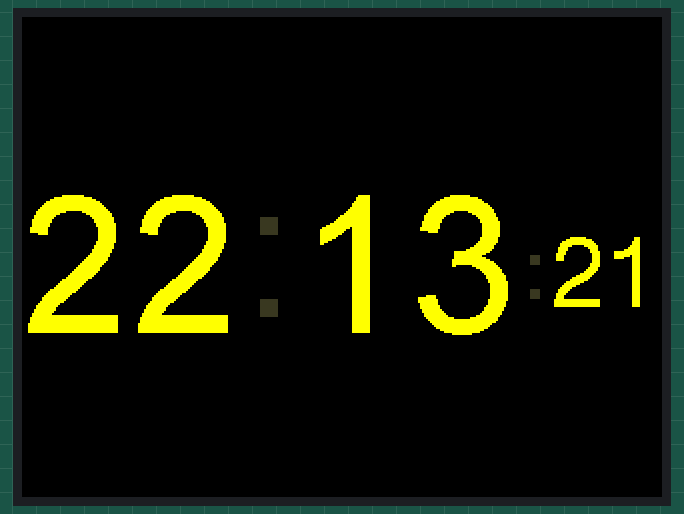
A sketch run on a simulated ESP32. Parts: 320×240 colour display.

Above: at 1.3 s.
At 5.3 s:
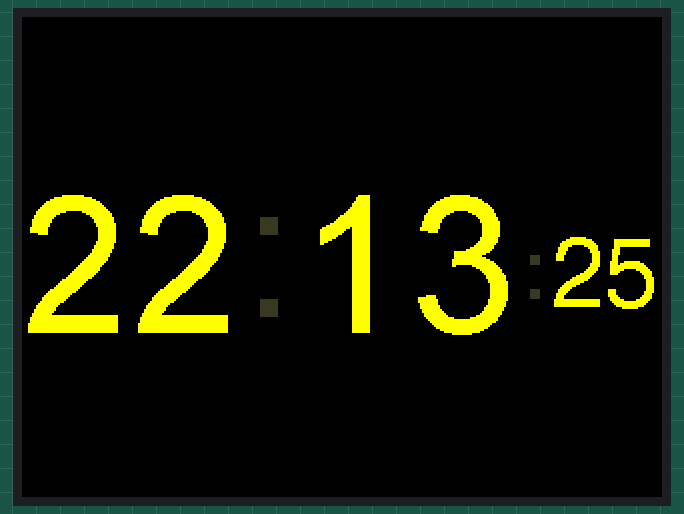
At 10.3 s:
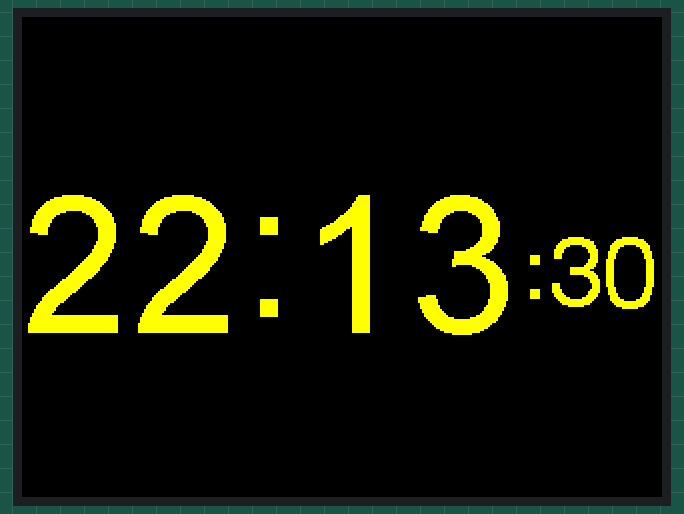
At 19.3 s:
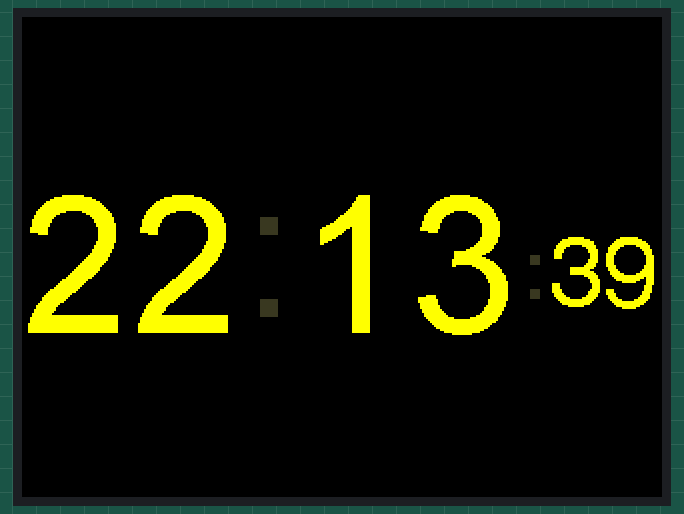
At 28.3 s:
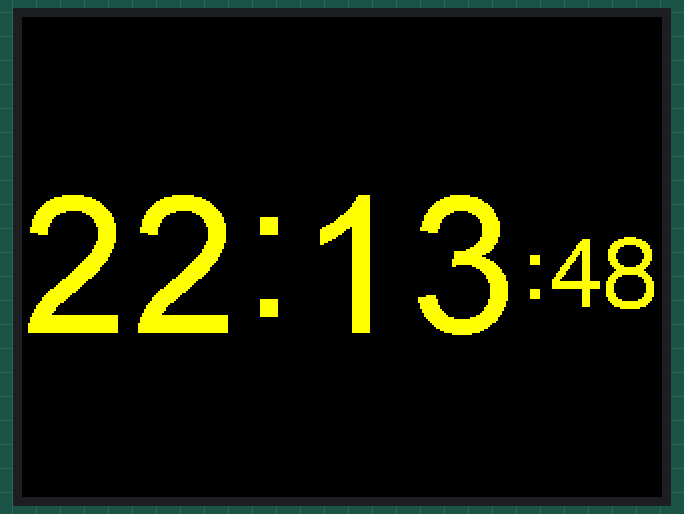
At 38.3 s:
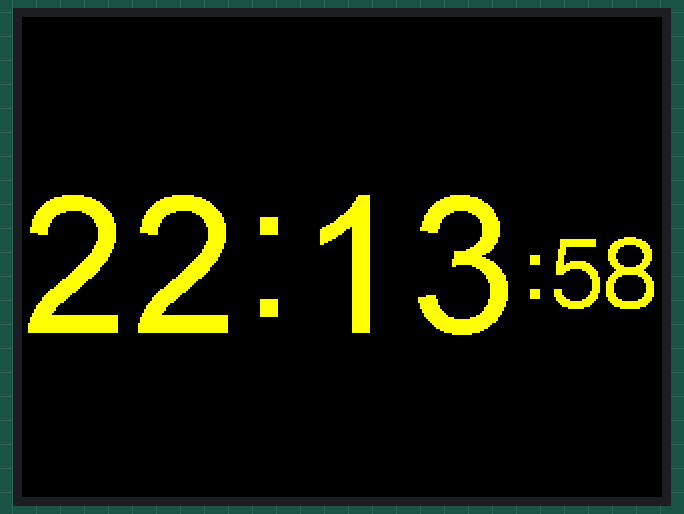

Measured:
- what the display in image 0 shows lasts 0.9 s, from 1.3 s to 2.2 s

The sketch:

Digital_Clock.ino
```cpp
#include <M5Stack.h>
#define TFT_GREY 0x5AEB
uint32_t targetTime = 0;
static uint8_t conv2d(const char *p);

uint8_t hh = conv2d(__TIME__), mm = conv2d(__TIME__+3);
uint8_t ss = conv2d(__TIME__ +6);

byte omm = 99,oss = 99;
byte xcolon = 0, xsecs = 0;
unsigned int colour = 0;

void setup(void){
    M5.begin();
    M5.Lcd.fillScreen(TFT_BLACK);
    M5.Lcd.setTextSize(1);
    M5.Lcd.setTextColor(TFT_YELLOW, TFT_BLACK);
    targetTime = millis() + 1000;
}

void loop()
{
    if (targetTime < millis())
    {
        targetTime = millis() + 1000;
        ss++;
        if (ss == 60)
        {
            ss = 0;
            omm = mm;
            mm++;
            if (mm > 59)
            {
                mm = 0;
                hh++;
                if (hh > 23)
                {
                    hh = 0;
                }
            }
        }
        int xpos = 0;
        int ypos = 85;
        int ysecs = ypos + 24;
        if (omm != mm)
        {
            omm = mm;
            if (hh < 10)
                xpos += M5.Lcd.drawChar('0', xpos, ypos, 8);
            xpos += M5.Lcd.drawNumber(hh, xpos, ypos, 8);
            xcolon = xpos;
            xpos += M5.Lcd.drawChar(':',xpos,ypos-8,8);
            if (mm < 10)
                xpos += M5.Lcd.drawChar('0', xpos, ypos, 8);
            xpos += M5.Lcd.drawNumber(mm, xpos, ypos, 8);
            xsecs = xpos;
        }
        if (oss != ss)
        {
            oss = ss;
            xpos = xsecs;
            if (ss % 2)
            {
                M5.Lcd.setTextColor(0x39C4, TFT_BLACK);
                M5.Lcd.drawChar(':', xcolon, ypos - 8, 8);
                xpos += M5.Lcd.drawChar(':', xsecs, ysecs, 6);
                M5.Lcd.setTextColor(TFT_YELLOW, TFT_BLACK);
            }
            else
            {
                M5.Lcd.drawChar(':', xcolon, ypos - 8, 8);
                xpos += M5.Lcd.drawChar(':', xsecs, ysecs, 6);
            }
            if (ss < 10)
                xpos += M5.Lcd.drawChar('0', xpos, ysecs, 6);
            M5.Lcd.drawNumber(ss, xpos, ysecs, 6);
        }
    }
}
static uint8_t conv2d(const char* p){
    uint8_t v = 0;
    if ('0' <= *p && *p <= '9')
        v = *p - '0';
    return 10 * v + *++p - '0';
}
```
